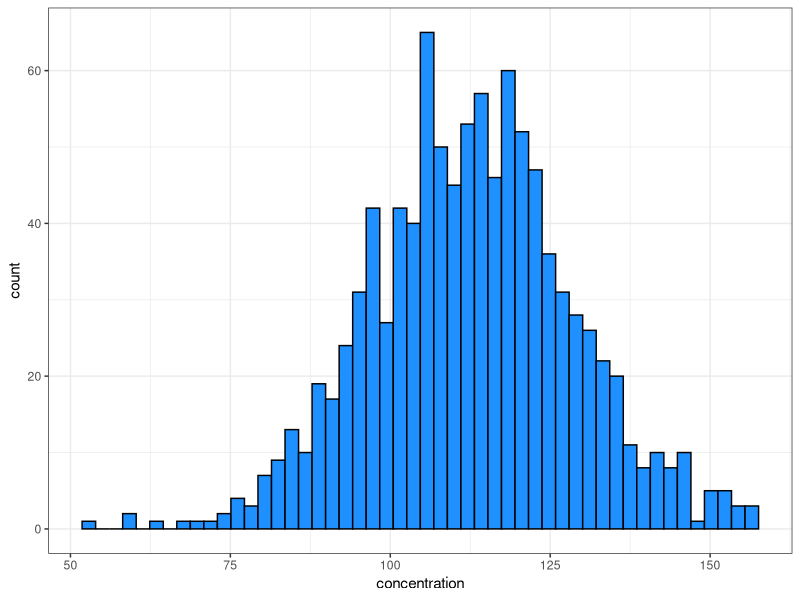
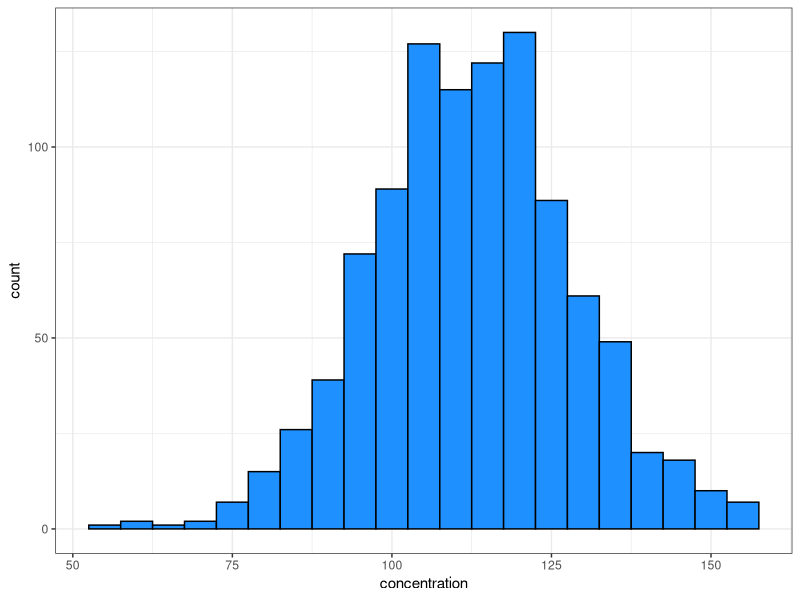
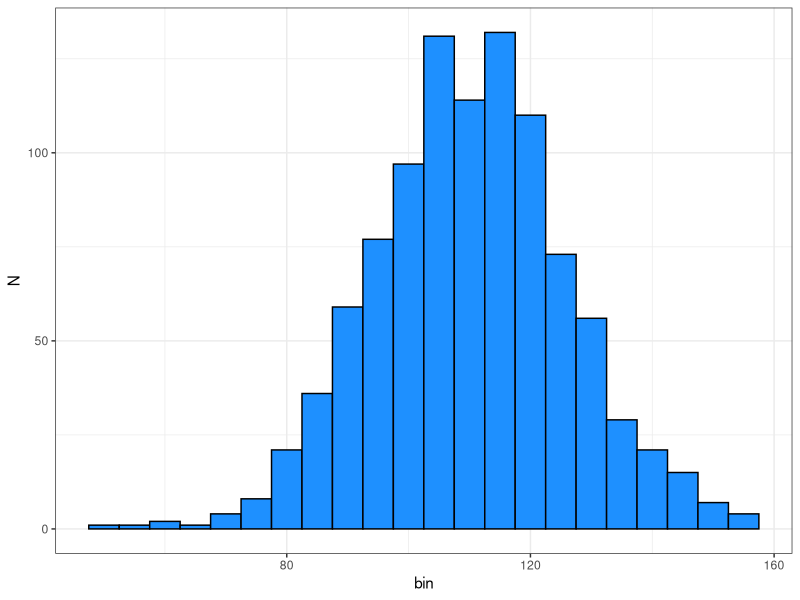
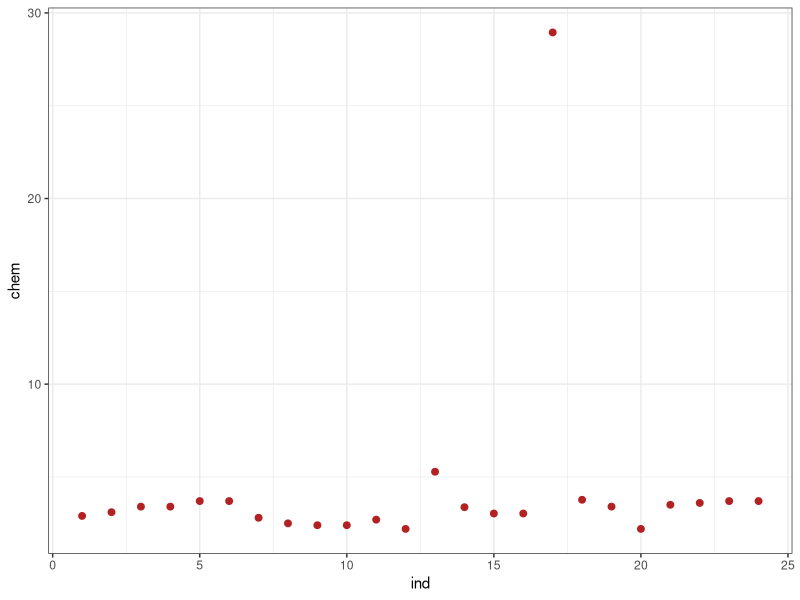
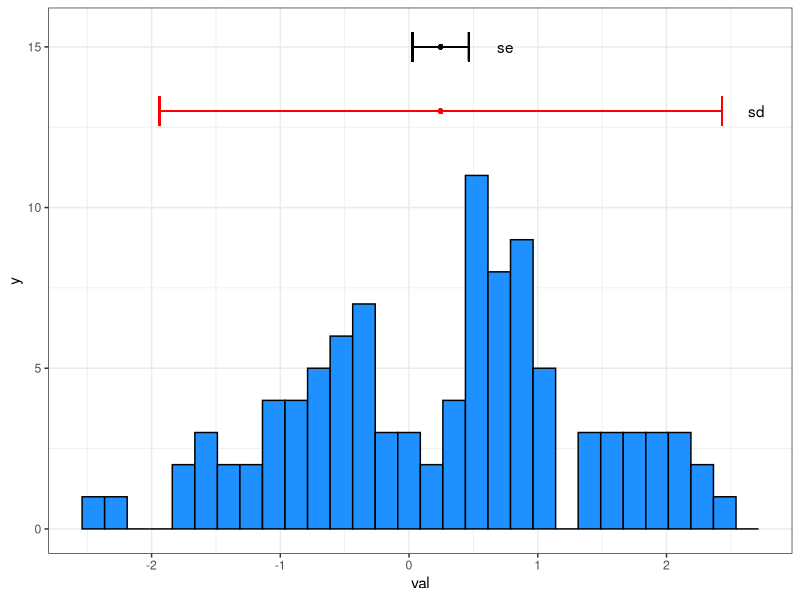
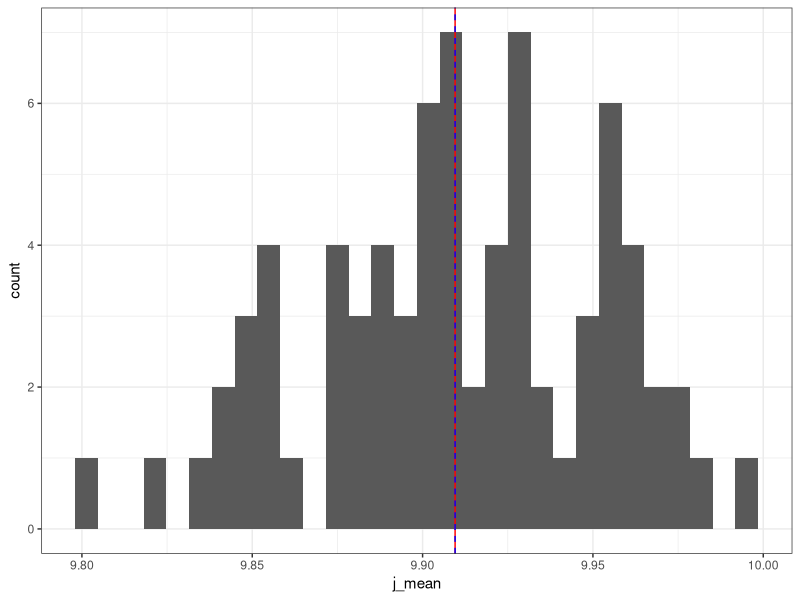
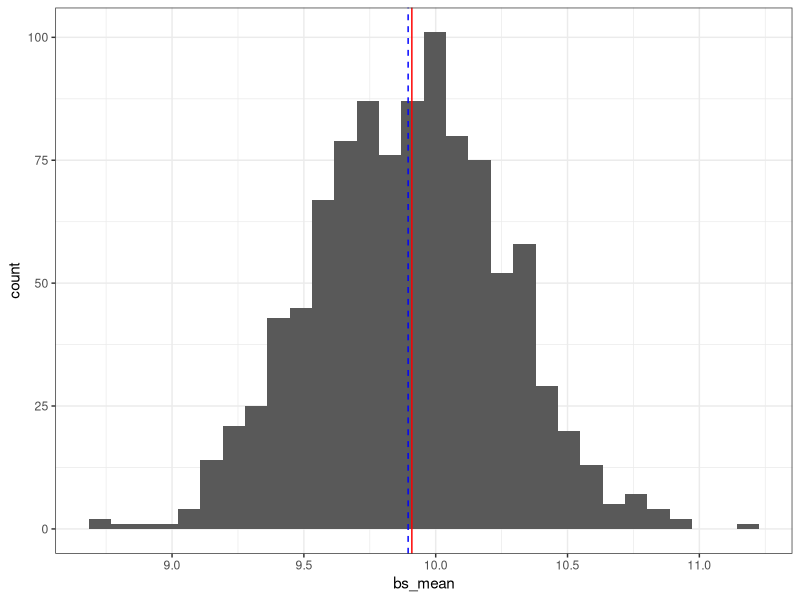

These figures' R source, in order:
## ---- chunk 1
knitr::opts_chunk$set(echo = TRUE)
## ---- chunk 2
set.seed(9222016)

rand_data <- data.frame(obs = 1:999,concentration = rnorm(999, 113, 16))
head(rand_data)

# minumum
min(rand_data$concentration)

# maximum 
max(rand_data$concentration)

## ---- chunk 3
library(ggplot2)
library(dplyr)

# We can set the number of bins to add the data

ggplot(data = rand_data) +
  geom_histogram(aes(x = concentration), fill = "dodgerblue", colour="black", bins = 50) + 
  theme_bw()

# or we can set how wide we want the binds to be
ggplot(data = rand_data) +
  geom_histogram(aes(x = concentration), fill = "dodgerblue", colour="black", binwidth = 5) + 
  theme_bw()

# use dplyr to create bins and then geom_bar to create plot

summ_data<-rand_data %>% 
            mutate(bin = cut(rand_data$concentration, seq(50,175, by = 5), labels =seq(50,170, by = 5))) %>% 
            group_by(bin) %>% 
            summarise(N = n()) %>% 
            ungroup() %>% 
            mutate(bin = as.numeric(as.character(bin)))

ggplot(data = summ_data) + 
  geom_bar(aes(x = bin, y = N), stat ="identity",fill = "dodgerblue", colour = "black", width = 5) +
  theme_bw()

## ---- chunk 4

sum(rand_data$concentration) / length(rand_data$concentration)

mean(rand_data$concentration)
## ---- chunk 5
# First order the data from smallest to largest
conc_ordered <- rand_data$concentration[order(rand_data$concentration)]

length(conc_ordered)  # find number of values

conc_ordered[500] # 500 is the midpoint of 999

median(rand_data$concentration)
## ---- chunk 6
concentration = c(2,4,6,7,11,21,81,90,105,121)

# First order the data from smallest to largest
conc_ordered <- concentration[order(concentration)]

length(conc_ordered) *0.10  # need to remove the smallest and largest 50 values

conc_ordered[-c(1,10)] # remove those values

mean(conc_ordered[-c(1,10)])

mean(conc_ordered, trim = 0.1) #  you can use the trim function in mean()
 
## ---- chunk 7
# First order the data from smallest to largest
conc_ordered <- concentration[order(concentration)]

length(conc_ordered) *0.10  # need to remove the smallest and largest 50 values

conc_ordered[-c(1,10)] # remove those values

mean(conc_ordered[c(2,2,3,4,5,6,7,8,9,9)])

## ---- chunk 8
library(psych)

winsor.mean(concentration, trim = 0.1)  
## ---- chunk 9
library(MASS)  #requires the MASS package

data(chem)  #load the chem dataset

chem_data<-data.frame(ind = 1:length(chem),chem = chem)

ggplot(data = chem_data) + 
  geom_point(aes(x = ind, y= chem), size = 2, colour = "firebrick") +
  theme_bw()
## ---- chunk 10
mean(chem)

huber(chem)

## ---- chunk 11
fake_data<- rpois(20, 10)

#all possible combinations
all_combos <- expand.grid(x=(fake_data), y = (fake_data))

all_combos$mean <- apply(all_combos,1,mean)

median(all_combos$mean)

# We can get the same answer from the wilcox test

wilcox.test(fake_data,  conf.int = TRUE)$estimate

## ---- chunk 12
# range 
range(rand_data$concentration) #minimum and maximum
## ---- chunk 13
sum_squares<-sum((rand_data$concentration - mean(rand_data$concentration))^2)
sum_squares / (length(rand_data$concentration) - 1) # variance

var(rand_data$concentration)
## ---- chunk 14
sqrt(var(rand_data$concentration))

sd(rand_data$concentration)
## ---- chunk 15
sd(rand_data$concentration) / mean(rand_data$concentration)
## ---- chunk 16
abs_deviation <-abs(rand_data$concentration - median(rand_data$concentration))
median(abs_deviation) * 1.4826

mad(rand_data$concentration)
## ---- chunk 17
quantz <- quantile(rand_data$concentration, c(0.75, 0.25))
quantz[1] - quantz[2] 

IQR(rand_data$concentration)
## ---- chunk 18
se <- sd(rand_data$concentration)/sqrt(length(rand_data$concentration))

se
## ---- chunk 19
critical.vals<-data.frame(ConfidenceInterval=c('99%','95%','90%','80%'),
                          CriticalValue=c(abs(qt(0.010, 10000)),
                                         abs(qt(0.025,10000)),
                                         abs(qt(0.050, 10000)),
                                         abs(qt(0.10, 10000))))

critical.vals
## ---- chunk 20
set.seed(12345)

x<-data.frame(obs=1:100,val=rnorm(100))
head(x)

se_conc <- sd(x$val)/sqrt(length(x$val))
sd_conc <- sd(x$val)
mean_conc<- mean(x$val)

ggplot(data = x) + 
  geom_histogram(aes(x = val),fill = "dodgerblue", colour = "black") +
  geom_errorbarh(aes(xmin = mean_conc - 1.96*se_conc, xmax = mean_conc + 1.96*se_conc, y = 15, x =mean_conc )) +
  geom_point(aes(x = mean_conc,  y = 15), size = 1) +
    geom_errorbarh(aes(xmin = mean_conc - 1.96*sd_conc, xmax = mean_conc + 1.96*sd_conc, y = 13, x =mean_conc ),colour="red") +
  geom_point(aes(x = mean_conc,  y = 13), size = 1,colour="red") +
  annotate("text", x = c(0.75,2.7), y = c(15,13), label = c("se", "sd")) +
  theme_bw()

## ---- chunk 21
rand_values <- data.frame(x = 1:75,val =rnorm(75, mean = 10, sd = 3))  # Generate random values

head(rand_values)

stor_vals<-data.frame(iter = 1:nrow(rand_values), j_mean=NA)  # create a data.frame to store values

head(stor_vals)

# to do this we will need to run a loop

for(i in 1:nrow(rand_values)){
  sub_rand_values<-rand_values[-i,] # remove that data value
  mean_val <- mean(sub_rand_values$val)
  
  stor_vals$j_mean[i] <- mean_val # store that mean for the iteration
}  
ggplot(data = stor_vals) + 
  geom_histogram(aes(x = j_mean), bins = 30) +
  geom_vline(aes(xintercept = mean(rand_values$val)), colour = "red") +
  geom_vline(aes(xintercept = mean(stor_vals$j_mean)), colour = "blue", linetype = "dashed") +
  theme_bw()


## ---- chunk 22
head(rand_values)

iter = 1000 # number of iterations

stor_vals_bs<-data.frame(iter = 1:iter, bs_mean=NA)  # create a data.frame to store values

head(stor_vals_bs)

# to do this we will need to run a loop

for(i in 1:iter){
  sub_rand_values<-rand_values[sample(1:nrow(rand_values),nrow(rand_values),replace = TRUE),] # remove that data value
  mean_val <- mean(sub_rand_values$val)
  
  stor_vals_bs$bs_mean[i] <- mean_val # store that mean for the iteration
} 


ggplot(data = stor_vals_bs) + 
  geom_histogram(aes(x = bs_mean), bins = 30) +
  geom_vline(aes(xintercept = mean(rand_values$val)), colour = "red") +
  geom_vline(aes(xintercept = mean(stor_vals_bs$bs_mean)), colour = "blue", linetype = "dashed") +
  theme_bw()
